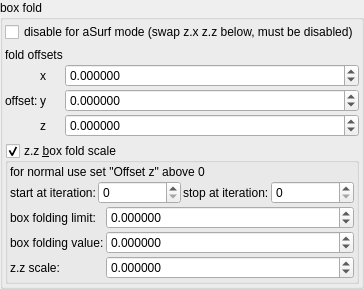
    <widget class="QGroupBox" name="groupBox">
     <property name="title">
      <string>box fold</string>
     </property>
     <layout class="QVBoxLayout" name="verticalLayout_3">
      <property name="leftMargin">
       <number>2</number>
      </property>
      <property name="topMargin">
       <number>2</number>
      </property>
      <property name="rightMargin">
       <number>2</number>
      </property>
      <property name="bottomMargin">
       <number>2</number>
      </property>
      <item>
       <widget class="MyCheckBox" name="checkBox_transf_function_enabledM">
        <property name="text">
         <string notr="true">disable for aSurf mode (swap z.x z.z below, must be disabled)</string>
        </property>
       </widget>
      </item>
      <item>
       <layout class="QGridLayout" name="gridLayout_17" columnstretch="0,0,1">
        <property name="spacing">
         <number>2</number>
        </property>
        <item row="3" column="1">
         <widget class="QLabel" name="label_116">
          <property name="text">
           <string notr="true">z</string>
          </property>
         </widget>
        </item>
        <item row="2" column="2">
         <widget class="MyDoubleSpinBox" name="spinbox3_transf_addition_constant_111_y">
          <property name="sizePolicy">
           <sizepolicy hsizetype="Minimum" vsizetype="Maximum">
            <horstretch>0</horstretch>
            <verstretch>0</verstretch>
           </sizepolicy>
          </property>
          <property name="decimals">
           <number>6</number>
          </property>
          <property name="minimum">
           <double>-99.989999999999995</double>
          </property>
          <property name="maximum">
           <double>99.989999999999995</double>
          </property>
          <property name="singleStep">
           <double>0.100000000000000</double>
          </property>
         </widget>
        </item>
        <item row="2" column="1">
         <widget class="QLabel" name="label_115">
          <property name="text">
           <string notr="true">y</string>
          </property>
         </widget>
        </item>
        <item row="3" column="2">
         <widget class="MyDoubleSpinBox" name="spinbox3_transf_addition_constant_111_z">
          <property name="sizePolicy">
           <sizepolicy hsizetype="Minimum" vsizetype="Maximum">
            <horstretch>0</horstretch>
            <verstretch>0</verstretch>
           </sizepolicy>
          </property>
          <property name="decimals">
           <number>6</number>
          </property>
          <property name="minimum">
           <double>-99.989999999999995</double>
          </property>
          <property name="maximum">
           <double>99.989999999999995</double>
          </property>
          <property name="singleStep">
           <double>0.100000000000000</double>
          </property>
         </widget>
        </item>
        <item row="1" column="2">
         <widget class="MyDoubleSpinBox" name="spinbox3_transf_addition_constant_111_x">
          <property name="sizePolicy">
           <sizepolicy hsizetype="Minimum" vsizetype="Maximum">
            <horstretch>0</horstretch>
            <verstretch>0</verstretch>
           </sizepolicy>
          </property>
          <property name="prefix">
           <string/>
          </property>
          <property name="decimals">
           <number>6</number>
          </property>
          <property name="minimum">
           <double>-99.989999999999995</double>
          </property>
          <property name="singleStep">
           <double>0.100000000000000</double>
          </property>
         </widget>
        </item>
        <item row="2" column="0">
         <widget class="QLabel" name="label_256">
          <property name="text">
           <string>offset:</string>
          </property>
         </widget>
        </item>
        <item row="1" column="1">
         <widget class="QLabel" name="label_118">
          <property name="text">
           <string notr="true">x</string>
          </property>
         </widget>
        </item>
        <item row="0" column="0" colspan="2">
         <widget class="QLabel" name="label_4">
          <property name="text">
           <string>fold offsets</string>
          </property>
         </widget>
        </item>
       </layout>
      </item>
      <item>
       <widget class="MyGroupBox" name="groupCheck_transf_function_enabledx_false">
        <property name="title">
         <string>z.z &amp;box fold scale</string>
        </property>
        <property name="checkable">
         <bool>true</bool>
        </property>
        <layout class="QVBoxLayout" name="verticalLayout_10" stretch="0,0,0">
         <property name="spacing">
          <number>2</number>
         </property>
         <property name="leftMargin">
          <number>2</number>
         </property>
         <property name="topMargin">
          <number>2</number>
         </property>
         <property name="rightMargin">
          <number>2</number>
         </property>
         <property name="bottomMargin">
          <number>2</number>
         </property>
         <item>
          <widget class="QLabel" name="label_3">
           <property name="text">
            <string>for normal use set &quot;Offset z&quot; above 0</string>
           </property>
          </widget>
         </item>
         <item>
          <layout class="QHBoxLayout" name="horizontalLayout_25" stretch="0,1,0,1">
           <item>
            <widget class="QLabel" name="label_105">
             <property name="text">
              <string>start at iteration:</string>
             </property>
            </widget>
           </item>
           <item>
            <widget class="MySpinBox" name="spinboxInt_transf_start_iterations_A">
             <property name="sizePolicy">
              <sizepolicy hsizetype="Minimum" vsizetype="Maximum">
               <horstretch>0</horstretch>
               <verstretch>0</verstretch>
              </sizepolicy>
             </property>
             <property name="minimum">
              <number>0</number>
             </property>
             <property name="maximum">
              <number>999</number>
             </property>
             <property name="value">
              <number>0</number>
             </property>
            </widget>
           </item>
           <item>
            <widget class="QLabel" name="label_77">
             <property name="text">
              <string>stop at iteration:</string>
             </property>
            </widget>
           </item>
           <item>
            <widget class="MySpinBox" name="spinboxInt_transf_stop_iterations_A">
             <property name="sizePolicy">
              <sizepolicy hsizetype="Preferred" vsizetype="Maximum">
               <horstretch>0</horstretch>
               <verstretch>0</verstretch>
              </sizepolicy>
             </property>
             <property name="maximum">
              <number>999</number>
             </property>
            </widget>
           </item>
          </layout>
         </item>
         <item>
          <layout class="QGridLayout" name="gridLayout_12" columnstretch="0,1">
           <property name="spacing">
            <number>2</number>
           </property>
           <item row="1" column="0">
            <widget class="QLabel" name="label_55">
             <property name="text">
              <string>box folding value:</string>
             </property>
            </widget>
           </item>
           <item row="0" column="0">
            <widget class="QLabel" name="label_54">
             <property name="text">
              <string>box folding limit:</string>
             </property>
            </widget>
           </item>
           <item row="1" column="1">
            <widget class="MyDoubleSpinBox" name="spinbox_mandelbox_folding_value">
             <property name="sizePolicy">
              <sizepolicy hsizetype="Minimum" vsizetype="Maximum">
               <horstretch>0</horstretch>
               <verstretch>0</verstretch>
              </sizepolicy>
             </property>
             <property name="prefix">
              <string/>
             </property>
             <property name="suffix">
              <string/>
             </property>
             <property name="decimals">
              <number>6</number>
             </property>
             <property name="minimum">
              <double>-99.998999999999995</double>
             </property>
             <property name="maximum">
              <double>99.998999999999995</double>
             </property>
             <property name="singleStep">
              <double>0.100000000000000</double>
             </property>
            </widget>
           </item>
           <item row="0" column="1">
            <widget class="MyDoubleSpinBox" name="spinbox_mandelbox_folding_limit">
             <property name="sizePolicy">
              <sizepolicy hsizetype="Minimum" vsizetype="Maximum">
               <horstretch>0</horstretch>
               <verstretch>0</verstretch>
              </sizepolicy>
             </property>
             <property name="prefix">
              <string/>
             </property>
             <property name="suffix">
              <string/>
             </property>
             <property name="decimals">
              <number>6</number>
             </property>
             <property name="minimum">
              <double>-99.998999999999995</double>
             </property>
             <property name="maximum">
              <double>99.998999999999995</double>
             </property>
             <property name="singleStep">
              <double>0.100000000000000</double>
             </property>
            </widget>
           </item>
           <item row="2" column="1">
            <widget class="MyDoubleSpinBox" name="spinbox_transf_scale_1">
             <property name="sizePolicy">
              <sizepolicy hsizetype="Minimum" vsizetype="Maximum">
               <horstretch>0</horstretch>
               <verstretch>0</verstretch>
              </sizepolicy>
             </property>
             <property name="prefix">
              <string/>
             </property>
             <property name="suffix">
              <string/>
             </property>
             <property name="decimals">
              <number>6</number>
             </property>
             <property name="minimum">
              <double>-99.998999999999995</double>
             </property>
             <property name="maximum">
              <double>99.998999999999995</double>
             </property>
             <property name="singleStep">
              <double>0.100000000000000</double>
             </property>
            </widget>
           </item>
           <item row="2" column="0">
            <widget class="QLabel" name="label_56">
             <property name="text">
              <string>z.z scale:</string>
             </property>
            </widget>
           </item>
          </layout>
         </item>
        </layout>
       </widget>
      </item>
     </layout>
    </widget>
